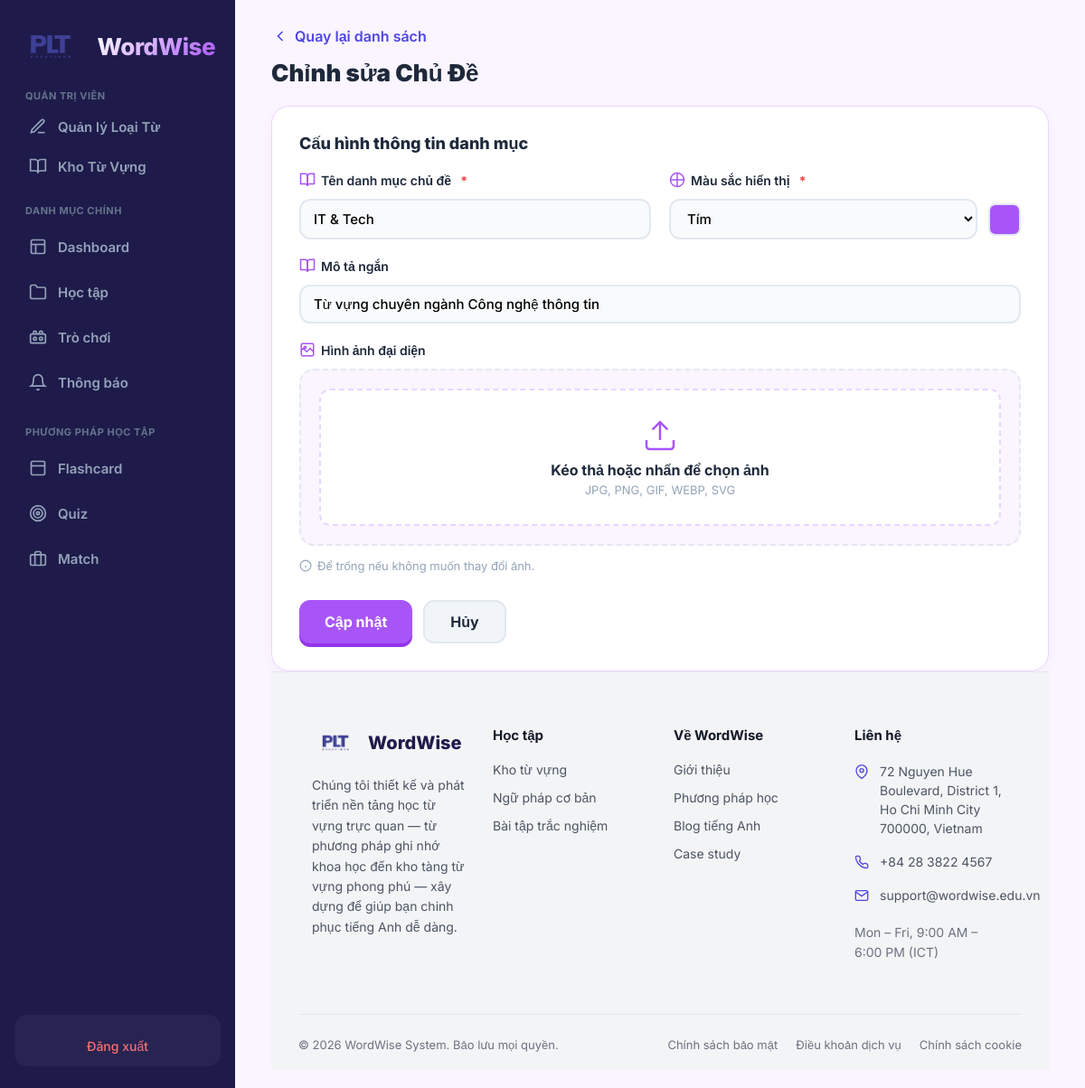
Screenshot of /admin_type_action.php?id=1 (signed in) with the database file from the repository.
### tables this page shows
CREATE TABLE `typeword` (
  `id` int(11) NOT NULL,
  `name` varchar(100) NOT NULL,
  `description` varchar(255) DEFAULT NULL,
  `color_theme` varchar(30) DEFAULT 'purple',
  `image` varchar(255) DEFAULT NULL
);

### database.php (called while the page is built, shortened)
<?php
class Database
{
    private $host = "localhost";
    private $username = "root";
    private $password = "";
    private $dbname = "wordwise_db";
    public $conn;
  public function __construct()
    {
        try {
            $this->conn = new mysqli($this->host, $this->username, $this->password, $this->dbname);
            $this->conn->set_charset("utf8mb4");
        } catch (mysqli_sql_exception $e) {
            die("Lỗi kết nối cơ sở dữ liệu: Vui lòng thử lại sau.");
        }
    }
    private function getTypes($params)
    {
        $types = "";
        foreach ($params as $p) {
            if (is_int($p)) $types .= 'i';
            else if (is_float($p)) $types .= 'd';
            else $types .= 's';
        }
        return $types;
    }
    public function select($sql, $params = [])
    {
        $stmt = $this->conn->prepare($sql);
        if (!empty($params)) {
            $types = $this->getTypes($params);
            $stmt->bind_param($types, ...$params);
        }
        $stmt->execute();
        $results = $stmt->get_result();
        $data = $results ? $results->fetch_all(MYSQLI_ASSOC) : [];
        return $data;
    }
}
?>

### admin_type_action.php (the view, shortened to what this page needs)
<?php
require_once 'database.php';
$db = new Database();
$id = isset($_GET['id']) ? intval($_GET['id']) : 0;
$is_edit = ($id > 0);
$type_data = ['name' => '', 'slug' => '', 'description' => '', 'color_theme' => 'purple', 'image' => ''];
if ($is_edit) {
    $res = $db->select("SELECT * FROM typeword WHERE id = ?", [$id]);
    if (!empty($res)) {
        $type_data = $res[0];
    } else {
        header("Location: admin_type.php?error=" . urlencode("Chủ đề không tồn tại!"));
        exit();
    }
}
$color_list = [
    'purple' => ['label' => 'Tím', 'hex' => '#a855f7'],
    'pink'   => ['label' => 'Hồng', 'hex' => '#ec4899'],
    'green'  => ['label' => 'Xanh lá', 'hex' => '#22c55e'],
    'indigo' => ['label' => 'Chàm', 'hex' => '#6366f1'],
    'orange' => ['label' => 'Cam', 'hex' => '#f97316'],
    'red'    => ['label' => 'Đỏ', 'hex' => '#ef4444'],
    'blue'   => ['label' => 'Xanh dương', 'hex' => '#3b82f6'],
    'yellow' => ['label' => 'Vàng', 'hex' => '#eab308'],
    'teal'   => ['label' => 'Xanh ngọc', 'hex' => '#14b8a6'],
    'cyan'   => ['label' => 'Xanh lơ', 'hex' => '#06b6d4'],
    'gray'   => ['label' => 'Xám', 'hex' => '#6b7280'],
    'lime'   => ['label' => 'Xanh chanh', 'hex' => '#84cc16'],
];
?>
<!DOCTYPE html>
<html lang="vi">
<head>
    <link rel="stylesheet" href="public/css/style.css">
</head>
<body class="app-layout">
    <?php include 'sidebar.php'; ?>
    <main class="main-content">
        <div class="welcome-bar">
            <a href="admin_type.php" class="back-link">
                <svg width="20" height="20" viewBox="0 0 24 24" fill="none" stroke="currentColor" stroke-width="2"><polyline points="15 18 9 12 15 6"/></svg>
                Quay lại danh sách
            </a>
            <h1><?= $is_edit ? 'Chỉnh sửa' : 'Thêm mới' ?> Chủ Đề</h1>
        </div>
        <div class="admin-card">
            <h3>Cấu hình thông tin danh mục</h3>
            <form method="POST" class="grid-form" enctype="multipart/form-data">
                <div class="form-group">
                    <label>
                        <svg viewBox="0 0 24 24"><path d="M2 3h6a4 4 0 0 1 4 4v14a3 3 0 0 0-3-3H2z"/><path d="M22 3h-6a4 4 0 0 0-4 4v14a3 3 0 0 1 3-3h7z"/></svg>
                        Tên danh mục chủ đề<span class="required-star">*</span>
                    </label>
                    <input type="text" name="name" value="<?= htmlspecialchars($type_data['name']) ?>" placeholder="Ví dụ: IT & Tech" class="form-input" required>
                </div>
                <div class="form-group">
                    <label>
                        <svg viewBox="0 0 24 24"><circle cx="12" cy="12" r="10"/><path d="M12 2v20M2 12h20"/></svg>
                        Màu sắc hiển thị<span class="required-star">*</span>
                    </label>
                    <div class="color-picker-wrapper">
                        <select name="color_theme" id="colorThemeSelect" class="form-input" style="flex:1;" onchange="updateColorPreview(this.value)">
                            <?php foreach($color_list as $key => $c): ?>
                                <option value="<?= $key ?>" <?= $type_data['color_theme'] == $key ? 'selected' : '' ?>>
                                    <?= $c['label'] ?>
                                </option>
                            <?php endforeach; ?>
                        </select>
                        <div class="color-preview" id="colorPreview" style="background: <?= $color_list[$type_data['color_theme']]['hex'] ?? '#a855f7' ?>;"></div>
                    </div>
                </div>
                <div class="form-group full-width">
                    <label>
                        <svg viewBox="0 0 24 24"><path d="M2 3h6a4 4 0 0 1 4 4v14a3 3 0 0 0-3-3H2z"/><path d="M22 3h-6a4 4 0 0 0-4 4v14a3 3 0 0 1 3-3h7z"/></svg>
                        Mô tả ngắn
                    </label>
                    <input type="text" name="description" value="<?= htmlspecialchars($type_data['description'] ?? '') ?>" placeholder="Nhập mô tả ngắn về chủ đề..." class="form-input">
                </div>
                <div class="form-group full-width">
                    <label>
                        <svg viewBox="0 0 24 24"><rect x="3" y="3" width="18" height="18" rx="2"/><circle cx="8.5" cy="8.5" r="1.5"/><path d="M21 15l-5-5-5 5-5-5-3 3"/></svg>
                        Hình ảnh đại diện
                    </label>
                    <div class="upload-area" id="uploadArea">
                        <div class="file-upload-box" id="fileUploadBox">
                            <div class="upload-placeholder" id="uploadPlaceholder">
                                <svg width="40" height="40" viewBox="0 0 24 24" fill="none" stroke="#a855f7" stroke-width="1.5">
                                    <path d="M21 15v4a2 2 0 0 1-2 2H5a2 2 0 0 1-2-2v-4"/>
                                    <polyline points="17 8 12 3 7 8"/>
                                    <line x1="12" y1="3" x2="12" y2="15"/>
                                </svg>
                                <span class="upload-text">Kéo thả hoặc nhấn để chọn ảnh</span>
                                <span class="upload-hint">JPG, PNG, GIF, WEBP, SVG</span>
                            </div>
                        </div>
                    </div>
                    <div class="upload-note">
                        <svg width="14" height="14" viewBox="0 0 24 24" fill="none" stroke="#94a3b8" stroke-width="2">
                            <circle cx="12" cy="12" r="10"/>
                            <line x1="12" y1="12" x2="12" y2="16"/>
                            <line x1="12" y1="8" x2="12.01" y2="8"/>
                        </svg>
                        Để trống nếu không muốn thay đổi ảnh.
                    </div>
                </div>
                <div class="form-actions">
                    <button type="submit" class="btn-primary-action"><?= $is_edit ? 'Cập nhật' : 'Tạo mới' ?></button>
                    <a href="admin_type.php" class="btn-secondary-action">Hủy</a>
                </div>
            </form>
        </div>
        <?php include 'footer.php'; ?>
    </main>
</body>
</html>

### public/css/style.css (style rules this page uses)
* { margin: 0; padding: 0; box-sizing: border-box; font-family: 'Inter', sans-serif; }
body { background-color: #f4f6fc; color: #1e1b4b; }
.app-layout { display: flex; min-height: 100vh; }
.main-content { margin-left: 260px; flex: 1; padding: 40px 48px; display: flex; flex-direction: column; min-width: 0; }
.welcome-bar h1 { font-size: 28px; font-weight: 700; color: #1e1b4b; }
.admin-card { background: white; padding: 24px; border-radius: 16px; border: 1px solid #e2e8f0; }
.admin-card h3 { font-size: 16px; font-weight: 700; margin-bottom: 16px; color: #1e1b4b; }
.form-input, .form-input select { flex: 1; padding: 12px 16px; border: 1px solid #cbd5e1; border-radius: 10px; font-size: 14px; outline: none; }
.btn-primary-action { background: #6366f1; color: white; border: none; padding: 12px 24px; border-radius: 10px; font-weight: 600; cursor: pointer; transition: 0.2s; }
.grid-form { display: grid; grid-template-columns: repeat(2, 1fr); gap: 16px; }
.form-group { display: flex; flex-direction: column; gap: 6px; }
.form-group label { font-size: 13px; font-weight: 600; color: #475569; }
.full-width { grid-column: span 2; }

### admin_type_action.php (style rules this page uses)
* { box-sizing: border-box; margin:0; padding:0; }
body { font-family: 'Inter', sans-serif; background: #f8fafc; overflow: hidden; }
.app-layout { display: flex; height: 100vh; overflow: hidden; }
.main-content { flex: 1; display: flex; flex-direction: column; overflow-y: auto; padding: 30px 40px 20px; background: #faf5ff; }
.required-star { color: #ef4444; margin-left: 4px; font-weight: bold; }
.back-link { display: inline-flex; align-items: center; gap: 6px; text-decoration: none; color: #4f46e5; font-weight: 600; margin-bottom: 15px; }
.admin-card { background: white; border-radius: 20px; padding: 30px; border: 1px solid #e9d5ff; box-shadow: 0 4px 12px rgba(168,85,247,0.04); }
.admin-card h3 { font-size: 18px; font-weight: 800; color: #1e293b; margin-bottom: 20px; }
.grid-form { display: grid; grid-template-columns: 1fr 1fr; gap: 20px; }
.grid-form .full-width { grid-column: 1 / -1; }
.form-group { display: flex; flex-direction: column; }
.form-group label { font-weight: 600; font-size: 14px; color: #1e293b; margin-bottom: 6px; display: flex; align-items: center; gap: 6px; }
.form-group label svg { width: 18px; height: 18px; stroke: #a855f7; stroke-width: 2; fill: none; }
.form-input, .form-textarea { padding: 10px 14px; border: 2px solid #e2e8f0; border-radius: 12px; font-size: 15px; font-weight: 500; transition: 0.15s; background: #f8fafc; width: 100%; }
.form-actions { grid-column: 1 / -1; display: flex; gap: 12px; margin-top: 10px; flex-wrap: wrap; }
.btn-primary-action { background: #a855f7; color: white; border: none; padding: 12px 28px; border-radius: 12px; font-weight: 700; font-size: 16px; cursor: pointer; box-shadow: 0 4px 0 #9333ea; transition: 0.15s; }
.btn-secondary-action { background: #f1f5f9; color: #1e293b; border: 2px solid #e2e8f0; padding: 12px 28px; border-radius: 12px; font-weight: 700; font-size: 16px; text-decoration: none; text-align: center; transition: 0.15s; }
.color-picker-wrapper { display: flex; align-items: center; gap: 12px; }
.color-preview { width: 36px; height: 36px; border-radius: 8px; border: 2px solid #e2e8f0; flex-shrink: 0; transition: 0.2s; }
.upload-area { border: 2px dashed #e2e8f0; border-radius: 16px; padding: 20px; background: #faf5ff; transition: 0.2s; }
.file-upload-box { position: relative; border-radius: 12px; overflow: hidden; }
.upload-placeholder { display: flex; flex-direction: column; align-items: center; justify-content: center; padding: 30px 20px; border: 2px dashed #e9d5ff; border-radius: 12px; background: white; transition: 0.2s; }
.upload-placeholder .upload-text { font-weight: 700; color: #1e293b; margin-top: 8px; }
.upload-placeholder .upload-hint { font-size: 13px; color: #94a3b8; margin-top: 4px; }
.upload-note { display: flex; align-items: center; gap: 6px; font-size: 13px; color: #94a3b8; margin-top: 8px; }
.welcome-bar { margin-bottom: 20px; }
.welcome-bar h1 { font-size: 26px; font-weight: 900; color: #1e293b; display: flex; align-items: center; gap: 12px; }

### rows the page displays
typeword: name "IT & Tech", color_theme "Tím", description "Từ vựng chuyên ngành Công nghệ thông tin"
